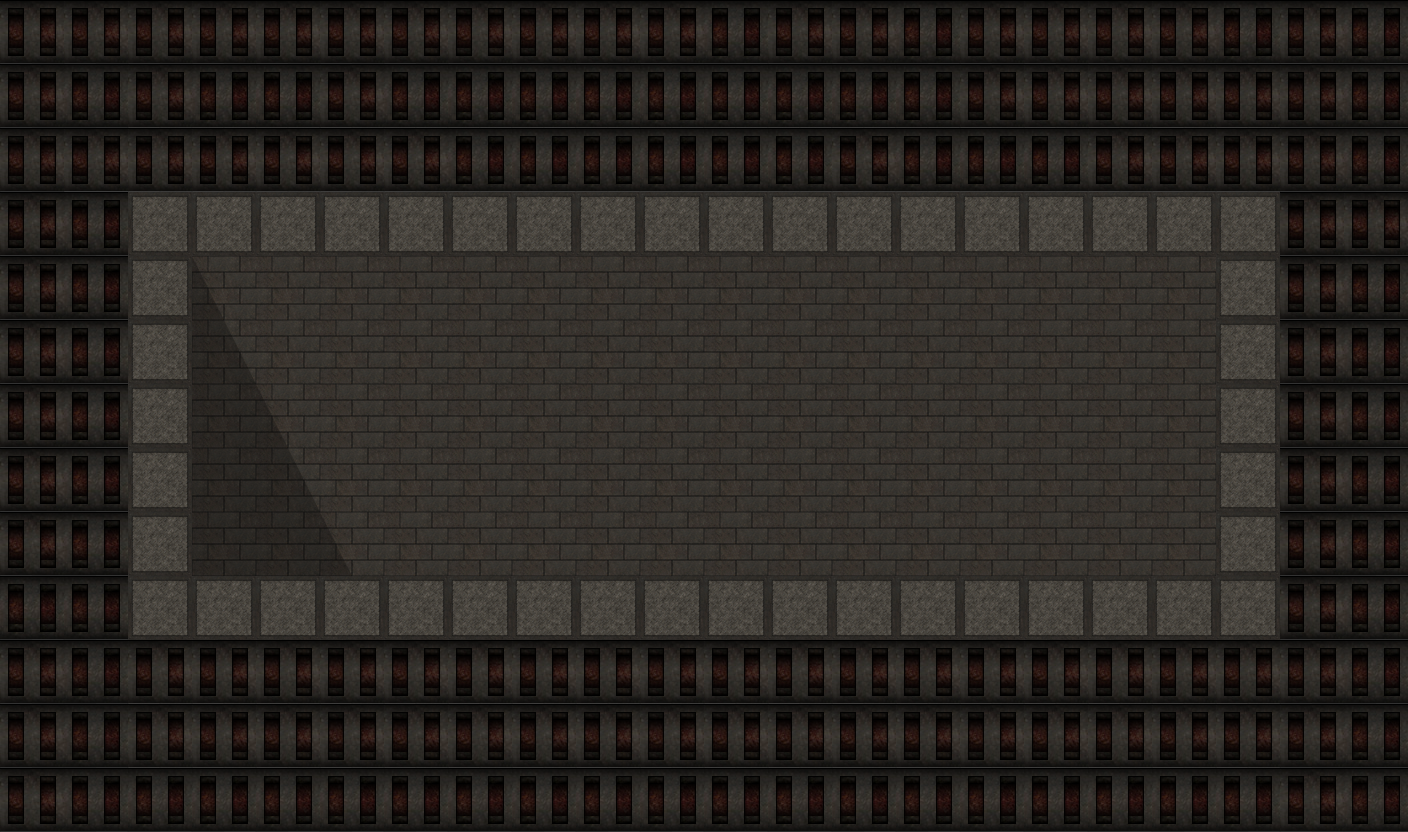

This game map was drawn from its Tiled (.tmx) file and the tilesets committed beside it. A one-line description and the trimmed map source follow:
An orthogonal 22x13 tile map with 64x64 px tiles, 3 tile layers (background, walls, shadows), 2 tilesets.

<map version="1.0" orientation="orthogonal" width="22" height="13" tilewidth="64" tileheight="64">
 <tileset firstgid="1" name="tileset" tilewidth="64" tileheight="64">
  <image source="../gfx/maps/tilesets/tileset.png" />
 </tileset>
 <tileset firstgid="7" name="shadow" tilewidth="64" tileheight="64">
  <image source="../gfx/maps/tilesets/shadow.png" />
 </tileset>
 <layer name="background" width="22" height="13">
  <data>[286 cells, 286 non-empty, 3 distinct tile ids]</data>
 </layer>
 <layer name="walls" width="22" height="13">
  <data>[286 cells, 119 non-empty, 3 distinct tile ids]</data>
 </layer>
 <layer name="shadows" width="22" height="13">
  <data>[286 cells, 11 non-empty, 4 distinct tile ids]</data>
 </layer>
</map>
